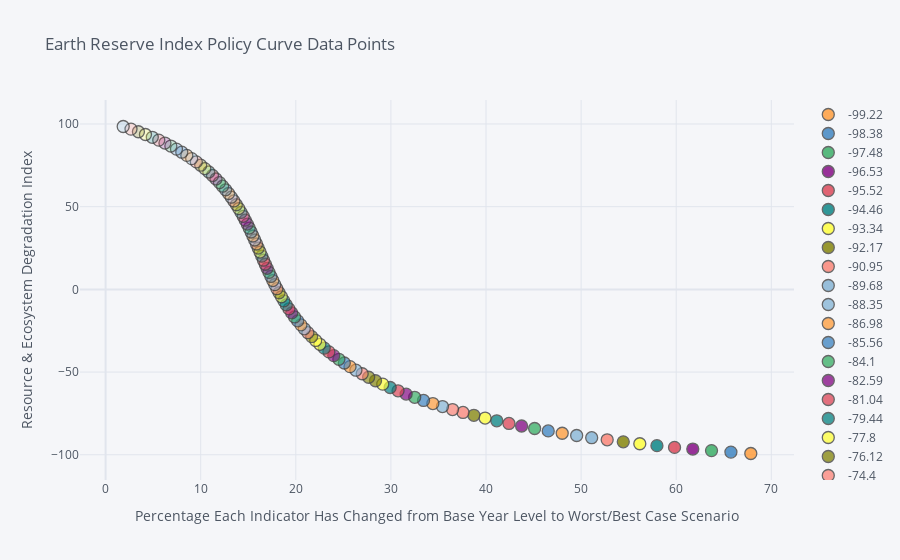

Here is the notebook cell this chart was saved with:
### Code cell
df.iplot(
x='c',
y='b',
categories='b',
xTitle='Percentage Each Indicator Has Changed from Base Year Level to Worst/Best Case Scenario',
yTitle='Resource & Ecosystem Degradation Index',
title= 'Earth Reserve Index Policy Curve Data Points')

### Figure 1 — Plotly figure (JSON) as saved in the notebook; plotly's stock layout.template omitted (floating-point values rounded to 4 significant figures)
{"data": [{"marker": {"color": "rgba(255, 153, 51, 1.0)", "line": {"width": 1.3}, "opacity": 0.8, "size": 12, "symbol": "circle"}, "mode": "markers", "name": "-99.22", "textfont": {"color": "#4D5663"}, "type": "scatter", "x": [67.84], "y": [-99.22]}, {"marker": {"color": "rgba(55, 128, 191, 1.0)", "line": {"width": 1.3}, "opacity": 0.8, "size": 12, "symbol": "circle"}, "mode": "markers", "name": "-98.38", "textfont": {"color": "#4D5663"}, "type": "scatter", "x": [65.75], "y": [-98.38]}, {"marker": {"color": "rgba(50, 171, 96, 1.0)", "line": {"width": 1.3}, "opacity": 0.8, "size": 12, "symbol": "circle"}, "mode": "markers", "name": "-97.48", "textfont": {"color": "#4D5663"}, "type": "scatter", "x": [63.71], "y": [-97.48]}, {"marker": {"color": "rgba(128, 0, 128, 1.0)", "line": {"width": 1.3}, "opacity": 0.8, "size": 12, "symbol": "circle"}, "mode": "markers", "name": "-96.53", "textfont": {"color": "#4D5663"}, "type": "scatter", "x": [61.74], "y": [-96.53]}, {"marker": {"color": "rgba(219, 64, 82, 1.0)", "line": {"width": 1.3}, "opacity": 0.8, "size": 12, "symbol": "circle"}, "mode": "markers", "name": "-95.52", "textfont": {"color": "#4D5663"}, "type": "scatter", "x": [59.82], "y": [-95.52]}, {"marker": {"color": "rgba(0, 128, 128, 1.0)", "line": {"width": 1.3}, "opacity": 0.8, "size": 12, "symbol": "circle"}, "mode": "markers", "name": "-94.46", "textfont": {"color": "#4D5663"}, "type": "scatter", "x": [57.97], "y": [-94.46]}, {"marker": {"color": "rgba(255, 255, 51, 1.0)", "line": {"width": 1.3}, "opacity": 0.8, "size": 12, "symbol": "circle"}, "mode": "markers", "name": "-93.34", "textfont": {"color": "#4D5663"}, "type": "scatter", "x": [56.17], "y": [-93.34]}, {"marker": {"color": "rgba(128, 128, 0, 1.0)", "line": {"width": 1.3}, "opacity": 0.8, "size": 12, "symbol": "circle"}, "mode": "markers", "name": "-92.17", "textfont": {"color": "#4D5663"}, "type": "scatter", "x": [54.43], "y": [-92.17]}, {"marker": {"color": "rgba(251, 128, 114, 1.0)", "line": {"width": 1.3}, "opacity": 0.8, "size": 12, "symbol": "circle"}, "mode": "markers", "name": "-90.95", "textfont": {"color": "#4D5663"}, "type": "scatter", "x": [52.74], "y": [-90.95]}, {"marker": {"color": "rgba(128, 177, 211, 1.0)", "line": {"width": 1.3}, "opacity": 0.8, "size": 12, "symbol": "circle"}, "mode": "markers", "name": "-89.68", "textfont": {"color": "#4D5663"}, "type": "scatter", "x": [51.11], "y": [-89.68]}, {"marker": {"color": "rgba(128, 177, 211, 0.9191919191919191)", "line": {"width": 1.3}, "opacity": 0.8, "size": 12, "symbol": "circle"}, "mode": "markers", "name": "-88.35", "textfont": {"color": "#4D5663"}, "type": "scatter", "x": [49.53], "y": [-88.35]}, {"marker": {"color": "rgba(255, 153, 51, 0.9191919191919191)", "line": {"width": 1.3}, "opacity": 0.8, "size": 12, "symbol": "circle"}, "mode": "markers", "name": "-86.98", "textfont": {"color": "#4D5663"}, "type": "scatter", "x": [48.01], "y": [-86.98]}, {"marker": {"color": "rgba(55, 128, 191, 0.9191919191919191)", "line": {"width": 1.3}, "opacity": 0.8, "size": 12, "symbol": "circle"}, "mode": "markers", "name": "-85.56", "textfont": {"color": "#4D5663"}, "type": "scatter", "x": [46.54], "y": [-85.56]}, {"marker": {"color": "rgba(50, 171, 96, 0.9191919191919191)", "line": {"width": 1.3}, "opacity": 0.8, "size": 12, "symbol": "circle"}, "mode": "markers", "name": "-84.1", "textfont": {"color": "#4D5663"}, "type": "scatter", "x": [45.11], "y": [-84.1]}, {"marker": {"color": "rgba(128, 0, 128, 0.9191919191919191)", "line": {"width": 1.3}, "opacity": 0.8, "size": 12, "symbol": "circle"}, "mode": "markers", "name": "-82.59", "textfont": {"color": "#4D5663"}, "type": "scatter", "x": [43.74], "y": [-82.59]}, {"marker": {"color": "rgba(219, 64, 82, 0.9191919191919191)", "line": {"width": 1.3}, "opacity": 0.8, "size": 12, "symbol": "circle"}, "mode": "markers", "name": "-81.04", "textfont": {"color": "#4D5663"}, "type": "scatter", "x": [42.41], "y": [-81.04]}, {"marker": {"color": "rgba(0, 128, 128, 0.9191919191919191)", "line": {"width": 1.3}, "opacity": 0.8, "size": 12, "symbol": "circle"}, "mode": "markers", "name": "-79.44", "textfont": {"color": "#4D5663"}, "type": "scatter", "x": [41.13], "y": [-79.44]}, {"marker": {"color": "rgba(255, 255, 51, 0.9191919191919191)", "line": {"width": 1.3}, "opacity": 0.8, "size": 12, "symbol": "circle"}, "mode": "markers", "name": "-77.8", "textfont": {"color": "#4D5663"}, "type": "scatter", "x": [39.9], "y": [-77.8]}, {"marker": {"color": "rgba(128, 128, 0, 0.9191919191919191)", "line": {"width": 1.3}, "opacity": 0.8, "size": 12, "symbol": "circle"}, "mode": "markers", "name": "-76.12", "textfont": {"color": "#4D5663"}, "type": "scatter", "x": [38.72], "y": [-76.12]}, {"marker": {"color": "rgba(251, 128, 114, 0.9191919191919191)", "line": {"width": 1.3}, "opacity": 0.8, "size": 12, "symbol": "circle"}, "mode": "markers", "name": "-74.4", "textfont": {"color": "#4D5663"}, "type": "scatter", "x": [37.58], "y": [-74.4]}, {"marker": {"color": "rgba(251, 128, 114, 0.8383838383838382)", "line": {"width": 1.3}, "opacity": 0.8, "size": 12, "symbol": "circle"}, "mode": "markers", "name": "-72.64", "textfont": {"color": "#4D5663"}, "type": "scatter", "x": [36.48], "y": [-72.64]}, {"marker": {"color": "rgba(128, 177, 211, 0.8383838383838382)", "line": {"width": 1.3}, "opacity": 0.8, "size": 12, "symbol": "circle"}, "mode": "markers", "name": "-70.84", "textfont": {"color": "#4D5663"}, "type": "scatter", "x": [35.42], "y": [-70.84]}, {"marker": {"color": "rgba(255, 153, 51, 0.8383838383838382)", "line": {"width": 1.3}, "opacity": 0.8, "size": 12, "symbol": "circle"}, "mode": "markers", "name": "-69.01", "textfont": {"color": "#4D5663"}, "type": "scatter", "x": [34.41], "y": [-69.01]}, {"marker": {"color": "rgba(55, 128, 191, 0.8383838383838382)", "line": {"width": 1.3}, "opacity": 0.8, "size": 12, "symbol": "circle"}, "mode": "markers", "name": "-67.14", "textfont": {"color": "#4D5663"}, "type": "scatter", "x": [33.43], "y": [-67.14]}, {"marker": {"color": "rgba(50, 171, 96, 0.8383838383838382)", "line": {"width": 1.3}, "opacity": 0.8, "size": 12, "symbol": "circle"}, "mode": "markers", "name": "-65.23", "textfont": {"color": "#4D5663"}, "type": "scatter", "x": [32.5], "y": [-65.23]}, {"marker": {"color": "rgba(128, 0, 128, 0.8383838383838382)", "line": {"width": 1.3}, "opacity": 0.8, "size": 12, "symbol": "circle"}, "mode": "markers", "name": "-63.3", "textfont": {"color": "#4D5663"}, "type": "scatter", "x": [31.6], "y": [-63.3]}, {"marker": {"color": "rgba(219, 64, 82, 0.8383838383838382)", "line": {"width": 1.3}, "opacity": 0.8, "size": 12, "symbol": "circle"}, "mode": "markers", "name": "-61.32", "textfont": {"color": "#4D5663"}, "type": "scatter", "x": [30.75], "y": [-61.32]}, {"marker": {"color": "rgba(0, 128, 128, 0.8383838383838382)", "line": {"width": 1.3}, "opacity": 0.8, "size": 12, "symbol": "circle"}, "mode": "markers", "name": "-59.32", "textfont": {"color": "#4D5663"}, "type": "scatter", "x": [29.92], "y": [-59.32]}, {"marker": {"color": "rgba(255, 255, 51, 0.8383838383838382)", "line": {"width": 1.3}, "opacity": 0.8, "size": 12, "symbol": "circle"}, "mode": "markers", "name": "-57.29", "textfont": {"color": "#4D5663"}, "type": "scatter", "x": [29.14], "y": [-57.29]}, {"marker": {"color": "rgba(128, 128, 0, 0.8383838383838382)", "line": {"width": 1.3}, "opacity": 0.8, "size": 12, "symbol": "circle"}, "mode": "markers", "name": "-55.23", "textfont": {"color": "#4D5663"}, "type": "scatter", "x": [28.38], "y": [-55.23]}, {"marker": {"color": "rgba(128, 128, 0, 0.7575757575757576)", "line": {"width": 1.3}, "opacity": 0.8, "size": 12, "symbol": "circle"}, "mode": "markers", "name": "-53.13", "textfont": {"color": "#4D5663"}, "type": "scatter", "x": [27.66], "y": [-53.13]}, {"marker": {"color": "rgba(251, 128, 114, 0.7575757575757576)", "line": {"width": 1.3}, "opacity": 0.8, "size": 12, "symbol": "circle"}, "mode": "markers", "name": "-51.01", "textfont": {"color": "#4D5663"}, "type": "scatter", "x": [26.98], "y": [-51.01]}, {"marker": {"color": "rgba(128, 177, 211, 0.7575757575757576)", "line": {"width": 1.3}, "opacity": 0.8, "size": 12, "symbol": "circle"}, "mode": "markers", "name": "-48.87", "textfont": {"color": "#4D5663"}, "type": "scatter", "x": [26.32], "y": [-48.87]}, {"marker": {"color": "rgba(255, 153, 51, 0.7575757575757576)", "line": {"width": 1.3}, "opacity": 0.8, "size": 12, "symbol": "circle"}, "mode": "markers", "name": "-46.7", "textfont": {"color": "#4D5663"}, "type": "scatter", "x": [25.7], "y": [-46.7]}, {"marker": {"color": "rgba(55, 128, 191, 0.7575757575757576)", "line": {"width": 1.3}, "opacity": 0.8, "size": 12, "symbol": "circle"}, "mode": "markers", "name": "-44.5", "textfont": {"color": "#4D5663"}, "type": "scatter", "x": [25.1], "y": [-44.5]}, {"marker": {"color": "rgba(50, 171, 96, 0.7575757575757576)", "line": {"width": 1.3}, "opacity": 0.8, "size": 12, "symbol": "circle"}, "mode": "markers", "name": "-42.28", "textfont": {"color": "#4D5663"}, "type": "scatter", "x": [24.53], "y": [-42.28]}, {"marker": {"color": "rgba(128, 0, 128, 0.7575757575757576)", "line": {"width": 1.3}, "opacity": 0.8, "size": 12, "symbol": "circle"}, "mode": "markers", "name": "-40.04", "textfont": {"color": "#4D5663"}, "type": "scatter", "x": [23.99], "y": [-40.04]}, {"marker": {"color": "rgba(219, 64, 82, 0.7575757575757576)", "line": {"width": 1.3}, "opacity": 0.8, "size": 12, "symbol": "circle"}, "mode": "markers", "name": "-37.78", "textfont": {"color": "#4D5663"}, "type": "scatter", "x": [23.48], "y": [-37.78]}, {"marker": {"color": "rgba(0, 128, 128, 0.7575757575757576)", "line": {"width": 1.3}, "opacity": 0.8, "size": 12, "symbol": "circle"}, "mode": "markers", "name": "-35.5", "textfont": {"color": "#4D5663"}, "type": "scatter", "x": [22.99], "y": [-35.5]}, {"marker": {"color": "rgba(255, 255, 51, 0.7575757575757576)", "line": {"width": 1.3}, "opacity": 0.8, "size": 12, "symbol": "circle"}, "mode": "markers", "name": "-33.2", "textfont": {"color": "#4D5663"}, "type": "scatter", "x": [22.53], "y": [-33.2]}, {"marker": {"color": "rgba(255, 255, 51, 0.6767676767676767)", "line": {"width": 1.3}, "opacity": 0.8, "size": 12, "symbol": "circle"}, "mode": "markers", "name": "-30.88", "textfont": {"color": "#4D5663"}, "type": "scatter", "x": [22.09], "y": [-30.88]}, {"marker": {"color": "rgba(128, 128, 0, 0.6767676767676767)", "line": {"width": 1.3}, "opacity": 0.8, "size": 12, "symbol": "circle"}, "mode": "markers", "name": "-28.55", "textfont": {"color": "#4D5663"}, "type": "scatter", "x": [21.67], "y": [-28.55]}, {"marker": {"color": "rgba(251, 128, 114, 0.6767676767676767)", "line": {"width": 1.3}, "opacity": 0.8, "size": 12, "symbol": "circle"}, "mode": "markers", "name": "-26.19", "textfont": {"color": "#4D5663"}, "type": "scatter", "x": [21.27], "y": [-26.19]}, {"marker": {"color": "rgba(128, 177, 211, 0.6767676767676767)", "line": {"width": 1.3}, "opacity": 0.8, "size": 12, "symbol": "circle"}, "mode": "markers", "name": "-23.83", "textfont": {"color": "#4D5663"}, "type": "scatter", "x": [20.89], "y": [-23.83]}, {"marker": {"color": "rgba(255, 153, 51, 0.6767676767676767)", "line": {"width": 1.3}, "opacity": 0.8, "size": 12, "symbol": "circle"}, "mode": "markers", "name": "-21.45", "textfont": {"color": "#4D5663"}, "type": "scatter", "x": [20.54], "y": [-21.45]}, {"marker": {"color": "rgba(55, 128, 191, 0.6767676767676767)", "line": {"width": 1.3}, "opacity": 0.8, "size": 12, "symbol": "circle"}, "mode": "markers", "name": "-19.05", "textfont": {"color": "#4D5663"}, "type": "scatter", "x": [20.2], "y": [-19.05]}, {"marker": {"color": "rgba(50, 171, 96, 0.6767676767676767)", "line": {"width": 1.3}, "opacity": 0.8, "size": 12, "symbol": "circle"}, "mode": "markers", "name": "-16.65", "textfont": {"color": "#4D5663"}, "type": "scatter", "x": [19.87], "y": [-16.65]}, {"marker": {"color": "rgba(128, 0, 128, 0.6767676767676767)", "line": {"width": 1.3}, "opacity": 0.8, "size": 12, "symbol": "circle"}, "mode": "markers", "name": "-14.23", "textfont": {"color": "#4D5663"}, "type": "scatter", "x": [19.57], "y": [-14.23]}, {"marker": {"color": "rgba(219, 64, 82, 0.6767676767676767)", "line": {"width": 1.3}, "opacity": 0.8, "size": 12, "symbol": "circle"}, "mode": "markers", "name": "-11.81", "textfont": {"color": "#4D5663"}, "type": "scatter", "x": [19.28], "y": [-11.81]}, {"marker": {"color": "rgba(0, 128, 128, 0.6767676767676767)", "line": {"width": 1.3}, "opacity": 0.8, "size": 12, "symbol": "circle"}, "mode": "markers", "name": "-9.37", "textfont": {"color": "#4D5663"}, "type": "scatter", "x": [19], "y": [-9.37]}, {"marker": {"color": "rgba(0, 128, 128, 0.5959595959595958)", "line": {"width": 1.3}, "opacity": 0.8, "size": 12, "symbol": "circle"}, "mode": "markers", "name": "-6.93", "textfont": {"color": "#4D5663"}, "type": "scatter", "x": [18.74], "y": [-6.93]}, {"marker": {"color": "rgba(255, 255, 51, 0.5959595959595958)", "line": {"width": 1.3}, "opacity": 0.8, "size": 12, "symbol": "circle"}, "mode": "markers", "name": "-4.49", "textfont": {"color": "#4D5663"}, "type": "scatter", "x": [18.49], "y": [-4.49]}, {"marker": {"color": "rgba(128, 128, 0, 0.5959595959595958)", "line": {"width": 1.3}, "opacity": 0.8, "size": 12, "symbol": "circle"}, "mode": "markers", "name": "-2.03", "textfont": {"color": "#4D5663"}, "type": "scatter", "x": [18.24], "y": [-2.03]}, {"marker": {"color": "rgba(251, 128, 114, 0.5959595959595958)", "line": {"width": 1.3}, "opacity": 0.8, "size": 12, "symbol": "circle"}, "mode": "markers", "name": "0.42", "textfont": {"color": "#4D5663"}, "type": "scatter", "x": [18.01], "y": [0.42]}, {"marker": {"color": "rgba(128, 177, 211, 0.5959595959595958)", "line": {"width": 1.3}, "opacity": 0.8, "size": 12, "symbol": "circle"}, "mode": "markers", "name": "2.88", "textfont": {"color": "#4D5663"}, "type": "scatter", "x": [17.79], "y": [2.88]}, {"marker": {"color": "rgba(255, 153, 51, 0.5959595959595958)", "line": {"width": 1.3}, "opacity": 0.8, "size": 12, "symbol": "circle"}, "mode": "markers", "name": "5.35", "textfont": {"color": "#4D5663"}, "type": "scatter", "x": [17.58], "y": [5.35]}, {"marker": {"color": "rgba(55, 128, 191, 0.5959595959595958)", "line": {"width": 1.3}, "opacity": 0.8, "size": 12, "symbol": "circle"}, "mode": "markers", "name": "7.81", "textfont": {"color": "#4D5663"}, "type": "scatter", "x": [17.38], "y": [7.81]}, {"marker": {"color": "rgba(50, 171, 96, 0.5959595959595958)", "line": {"width": 1.3}, "opacity": 0.8, "size": 12, "symbol": "circle"}, "mode": "markers", "name": "10.28", "textfont": {"color": "#4D5663"}, "type": "scatter", "x": [17.18], "y": [10.28]}, {"marker": {"color": "rgba(128, 0, 128, 0.5959595959595958)", "line": {"width": 1.3}, "opacity": 0.8, "size": 12, "symbol": "circle"}, "mode": "markers", "name": "12.74", "textfont": {"color": "#4D5663"}, "type": "scatter", "x": [16.98], "y": [12.74]}, {"marker": {"color": "rgba(219, 64, 82, 0.5959595959595958)", "line": {"width": 1.3}, "opacity": 0.8, "size": 12, "symbol": "circle"}, "mode": "markers", "name": "15.2", "textfont": {"color": "#4D5663"}, "type": "scatter", "x": [16.79], "y": [15.2]}, {"marker": {"color": "rgba(219, 64, 82, 0.5151515151515149)", "line": {"width": 1.3}, "opacity": 0.8, "size": 12, "symbol": "circle"}, "mode": "markers", "name": "17.66", "textfont": {"color": "#4D5663"}, "type": "scatter", "x": [16.6], "y": [17.66]}, {"marker": {"color": "rgba(0, 128, 128, 0.5151515151515149)", "line": {"width": 1.3}, "opacity": 0.8, "size": 12, "symbol": "circle"}, "mode": "markers", "name": "20.11", "textfont": {"color": "#4D5663"}, "type": "scatter", "x": [16.42], "y": [20.11]}, {"marker": {"color": "rgba(255, 255, 51, 0.5151515151515149)", "line": {"width": 1.3}, "opacity": 0.8, "size": 12, "symbol": "circle"}, "mode": "markers", "name": "22.56", "textfont": {"color": "#4D5663"}, "type": "scatter", "x": [16.24], "y": [22.56]}, {"marker": {"color": "rgba(128, 128, 0, 0.5151515151515149)", "line": {"width": 1.3}, "opacity": 0.8, "size": 12, "symbol": "circle"}, "mode": "markers", "name": "25.0", "textfont": {"color": "#4D5663"}, "type": "scatter", "x": [16.05], "y": [25]}, {"marker": {"color": "rgba(251, 128, 114, 0.5151515151515149)", "line": {"width": 1.3}, "opacity": 0.8, "size": 12, "symbol": "circle"}, "mode": "markers", "name": "27.44", "textfont": {"color": "#4D5663"}, "type": "scatter", "x": [15.87], "y": [27.44]}, {"marker": {"color": "rgba(128, 177, 211, 0.5151515151515149)", "line": {"width": 1.3}, "opacity": 0.8, "size": 12, "symbol": "circle"}, "mode": "markers", "name": "29.87", "textfont": {"color": "#4D5663"}, "type": "scatter", "x": [15.68], "y": [29.87]}, {"marker": {"color": "rgba(255, 153, 51, 0.5151515151515149)", "line": {"width": 1.3}, "opacity": 0.8, "size": 12, "symbol": "circle"}, "mode": "markers", "name": "32.29", "textfont": {"color": "#4D5663"}, "type": "scatter", "x": [15.49], "y": [32.29]}, {"marker": {"color": "rgba(55, 128, 191, 0.5151515151515149)", "line": {"width": 1.3}, "opacity": 0.8, "size": 12, "symbol": "circle"}, "mode": "markers", "name": "34.69", "textfont": {"color": "#4D5663"}, "type": "scatter", "x": [15.3], "y": [34.69]}, {"marker": {"color": "rgba(50, 171, 96, 0.5151515151515149)", "line": {"width": 1.3}, "opacity": 0.8, "size": 12, "symbol": "circle"}, "mode": "markers", "name": "37.09", "textfont": {"color": "#4D5663"}, "type": "scatter", "x": [15.1], "y": [37.09]}, {"marker": {"color": "rgba(128, 0, 128, 0.5151515151515149)", "line": {"width": 1.3}, "opacity": 0.8, "size": 12, "symbol": "circle"}, "mode": "markers", "name": "39.48", "textfont": {"color": "#4D5663"}, "type": "scatter", "x": [14.9], "y": [39.48]}, {"marker": {"color": "rgba(128, 0, 128, 0.4343434343434343)", "line": {"width": 1.3}, "opacity": 0.8, "size": 12, "symbol": "circle"}, "mode": "markers", "name": "41.85", "textfont": {"color": "#4D5663"}, "type": "scatter", "x": [14.68], "y": [41.85]}, {"marker": {"color": "rgba(219, 64, 82, 0.4343434343434343)", "line": {"width": 1.3}, "opacity": 0.8, "size": 12, "symbol": "circle"}, "mode": "markers", "name": "44.2", "textfont": {"color": "#4D5663"}, "type": "scatter", "x": [14.47], "y": [44.2]}, {"marker": {"color": "rgba(0, 128, 128, 0.4343434343434343)", "line": {"width": 1.3}, "opacity": 0.8, "size": 12, "symbol": "circle"}, "mode": "markers", "name": "46.54", "textfont": {"color": "#4D5663"}, "type": "scatter", "x": [14.24], "y": [46.54]}, {"marker": {"color": "rgba(255, 255, 51, 0.4343434343434343)", "line": {"width": 1.3}, "opacity": 0.8, "size": 12, "symbol": "circle"}, "mode": "markers", "name": "48.87", "textfont": {"color": "#4D5663"}, "type": "scatter", "x": [14], "y": [48.87]}, {"marker": {"color": "rgba(128, 128, 0, 0.4343434343434343)", "line": {"width": 1.3}, "opacity": 0.8, "size": 12, "symbol": "circle"}, "mode": "markers", "name": "51.17", "textfont": {"color": "#4D5663"}, "type": "scatter", "x": [13.75], "y": [51.17]}, {"marker": {"color": "rgba(251, 128, 114, 0.4343434343434343)", "line": {"width": 1.3}, "opacity": 0.8, "size": 12, "symbol": "circle"}, "mode": "markers", "name": "53.46", "textfont": {"color": "#4D5663"}, "type": "scatter", "x": [13.49], "y": [53.46]}, {"marker": {"color": "rgba(128, 177, 211, 0.4343434343434343)", "line": {"width": 1.3}, "opacity": 0.8, "size": 12, "symbol": "circle"}, "mode": "markers", "name": "55.73", "textfont": {"color": "#4D5663"}, "type": "scatter", "x": [13.21], "y": [55.73]}, {"marker": {"color": "rgba(255, 153, 51, 0.4343434343434343)", "line": {"width": 1.3}, "opacity": 0.8, "size": 12, "symbol": "circle"}, "mode": "markers", "name": "57.97", "textfont": {"color": "#4D5663"}, "type": "scatter", "x": [12.93], "y": [57.97]}, {"marker": {"color": "rgba(55, 128, 191, 0.4343434343434343)", "line": {"width": 1.3}, "opacity": 0.8, "size": 12, "symbol": "circle"}, "mode": "markers", "name": "60.2", "textfont": {"color": "#4D5663"}, "type": "scatter", "x": [12.62], "y": [60.2]}, {"marker": {"color": "rgba(50, 171, 96, 0.4343434343434343)", "line": {"width": 1.3}, "opacity": 0.8, "size": 12, "symbol": "circle"}, "mode": "markers", "name": "62.4", "textfont": {"color": "#4D5663"}, "type": "scatter", "x": [12.3], "y": [62.4]}, {"marker": {"color": "rgba(50, 171, 96, 0.3535353535353534)", "line": {"width": 1.3}, "opacity": 0.8, "size": 12, "symbol": "circle"}, "mode": "markers", "name": "64.58", "textfont": {"color": "#4D5663"}, "type": "scatter", "x": [11.97], "y": [64.58]}, {"marker": {"color": "rgba(128, 0, 128, 0.3535353535353534)", "line": {"width": 1.3}, "opacity": 0.8, "size": 12, "symbol": "circle"}, "mode": "markers", "name": "66.73", "textfont": {"color": "#4D5663"}, "type": "scatter", "x": [11.61], "y": [66.73]}, {"marker": {"color": "rgba(219, 64, 82, 0.3535353535353534)", "line": {"width": 1.3}, "opacity": 0.8, "size": 12, "symbol": "circle"}, "mode": "markers", "name": "68.86", "textfont": {"color": "#4D5663"}, "type": "scatter", "x": [11.24], "y": [68.86]}, {"marker": {"color": "rgba(0, 128, 128, 0.3535353535353534)", "line": {"width": 1.3}, "opacity": 0.8, "size": 12, "symbol": "circle"}, "mode": "markers", "name": "70.96", "textfont": {"color": "#4D5663"}, "type": "scatter", "x": [10.85], "y": [70.96]}, {"marker": {"color": "rgba(255, 255, 51, 0.3535353535353534)", "line": {"width": 1.3}, "opacity": 0.8, "size": 12, "symbol": "circle"}, "mode": "markers", "name": "73.03", "textfont": {"color": "#4D5663"}, "type": "scatter", "x": [10.43], "y": [73.03]}, {"marker": {"color": "rgba(128, 128, 0, 0.3535353535353534)", "line": {"width": 1.3}, "opacity": 0.8, "size": 12, "symbol": "circle"}, "mode": "markers", "name": "75.07", "textfont": {"color": "#4D5663"}, "type": "scatter", "x": [10], "y": [75.07]}, {"marker": {"color": "rgba(251, 128, 114, 0.3535353535353534)", "line": {"width": 1.3}, "opacity": 0.8, "size": 12, "symbol": "circle"}, "mode": "markers", "name": "77.08", "textfont": {"color": "#4D5663"}, "type": "scatter", "x": [9.54], "y": [77.08]}, {"marker": {"color": "rgba(128, 177, 211, 0.3535353535353534)", "line": {"width": 1.3}, "opacity": 0.8, "size": 12, "symbol": "circle"}, "mode": "markers", "name": "79.06", "textfont": {"color": "#4D5663"}, "type": "scatter", "x": [9.05], "y": [79.06]}, {"marker": {"color": "rgba(255, 153, 51, 0.3535353535353534)", "line": {"width": 1.3}, "opacity": 0.8, "size": 12, "symbol": "circle"}, "mode": "markers", "name": "81.01", "textfont": {"color": "#4D5663"}, "type": "scatter", "x": [8.54], "y": [81.01]}, {"marker": {"color": "rgba(55, 128, 191, 0.3535353535353534)", "line": {"width": 1.3}, "opacity": 0.8, "size": 12, "symbol": "circle"}, "mode": "markers", "name": "82.93", "textfont": {"color": "#4D5663"}, "type": "scatter", "x": [8.01], "y": [82.93]}, {"marker": {"color": "rgba(55, 128, 191, 0.27272727272727254)", "line": {"width": 1.3}, "opacity": 0.8, "size": 12, "symbol": "circle"}, "mode": "markers", "name": "84.81", "textfont": {"color": "#4D5663"}, "type": "scatter", "x": [7.45], "y": [84.81]}, {"marker": {"color": "rgba(50, 171, 96, 0.27272727272727254)", "line": {"width": 1.3}, "opacity": 0.8, "size": 12, "symbol": "circle"}, "mode": "markers", "name": "86.65", "textfont": {"color": "#4D5663"}, "type": "scatter", "x": [6.86], "y": [86.65]}, {"marker": {"color": "rgba(128, 0, 128, 0.27272727272727254)", "line": {"width": 1.3}, "opacity": 0.8, "size": 12, "symbol": "circle"}, "mode": "markers", "name": "88.46", "textfont": {"color": "#4D5663"}, "type": "scatter", "x": [6.24], "y": [88.46]}, {"marker": {"color": "rgba(219, 64, 82, 0.27272727272727254)", "line": {"width": 1.3}, "opacity": 0.8, "size": 12, "symbol": "circle"}, "mode": "markers", "name": "90.23", "textfont": {"color": "#4D5663"}, "type": "scatter", "x": [5.59], "y": [90.23]}, {"marker": {"color": "rgba(0, 128, 128, 0.27272727272727254)", "line": {"width": 1.3}, "opacity": 0.8, "size": 12, "symbol": "circle"}, "mode": "markers", "name": "91.96", "textfont": {"color": "#4D5663"}, "type": "scatter", "x": [4.91], "y": [91.96]}, {"marker": {"color": "rgba(255, 255, 51, 0.27272727272727254)", "line": {"width": 1.3}, "opacity": 0.8, "size": 12, "symbol": "circle"}, "mode": "markers", "name": "93.65", "textfont": {"color": "#4D5663"}, "type": "scatter", "x": [4.19], "y": [93.65]}, {"marker": {"color": "rgba(128, 128, 0, 0.27272727272727254)", "line": {"width": 1.3}, "opacity": 0.8, "size": 12, "symbol": "circle"}, "mode": "markers", "name": "95.3", "textfont": {"color": "#4D5663"}, "type": "scatter", "x": [3.45], "y": [95.3]}, {"marker": {"color": "rgba(251, 128, 114, 0.27272727272727254)", "line": {"width": 1.3}, "opacity": 0.8, "size": 12, "symbol": "circle"}, "mode": "markers", "name": "96.91", "textfont": {"color": "#4D5663"}, "type": "scatter", "x": [2.67], "y": [96.91]}, {"marker": {"color": "rgba(128, 177, 211, 0.27272727272727254)", "line": {"width": 1.3}, "opacity": 0.8, "size": 12, "symbol": "circle"}, "mode": "markers", "name": "98.48", "textfont": {"color": "#4D5663"}, "type": "scatter", "x": [1.85], "y": [98.48]}], "layout": {"legend": {"bgcolor": "#F5F6F9", "font": {"color": "#4D5663"}}, "paper_bgcolor": "#F5F6F9", "plot_bgcolor": "#F5F6F9", "title": {"font": {"color": "#4D5663"}, "text": "Earth Reserve Index Policy Curve Data Points"}, "xaxis": {"gridcolor": "#E1E5ED", "showgrid": true, "tickfont": {"color": "#4D5663"}, "title": {"font": {"color": "#4D5663"}, "text": "Percentage Each Indicator Has Changed from Base Year Level to Worst/Best Case Scenario"}, "zerolinecolor": "#E1E5ED"}, "yaxis": {"gridcolor": "#E1E5ED", "showgrid": true, "tickfont": {"color": "#4D5663"}, "title": {"font": {"color": "#4D5663"}, "text": "Resource & Ecosystem Degradation Index"}, "zerolinecolor": "#E1E5ED"}}}
